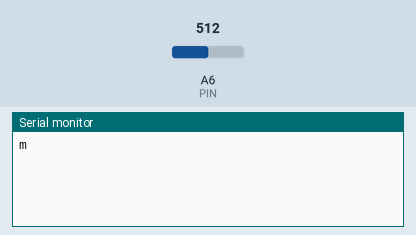
A sketch run on a simulated Arduino Nano, built with avr-gcc and run on an emulated ATmega328P. Parts: the last lines printed to the serial monitor. The inputs (shaded band) are chosen by the test bench; at power-on: A6 (PIN) = 512.

Above: at 1.2 s.
1.3 s: A6 (PIN) set to 716
At 1.8 s:
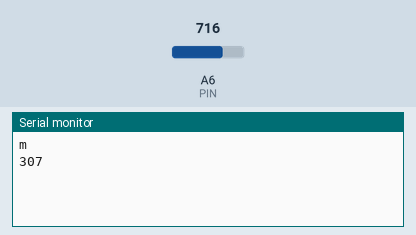
2.8 s: A6 (PIN) set to 900
At 4.3 s:
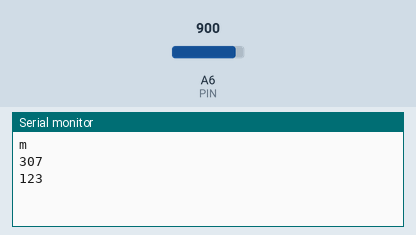

Measured:
- after the input at 1.3 s, the serial monitor: prints a new line at once (image 1)
- after the input at 2.8 s, the serial monitor: prints a new line at once (image 2)

The sketch:

sketch.ino
```cpp
#define SENSITIVITY 2
#define DELAY 70
#define BAUD 9600
#define PIN A6

void setup() {
  Serial.begin(BAUD);
  Serial.println("m");
}

void loop() {
  int prev_val = -1, val = 0;
  while (1)
  {
    val = analogRead(PIN);
    if (abs(prev_val - val) > SENSITIVITY && prev_val != -1)
    {
      Serial.println(1023 - val);
    }
    prev_val = val;
    delay(DELAY);
  }
}
```
